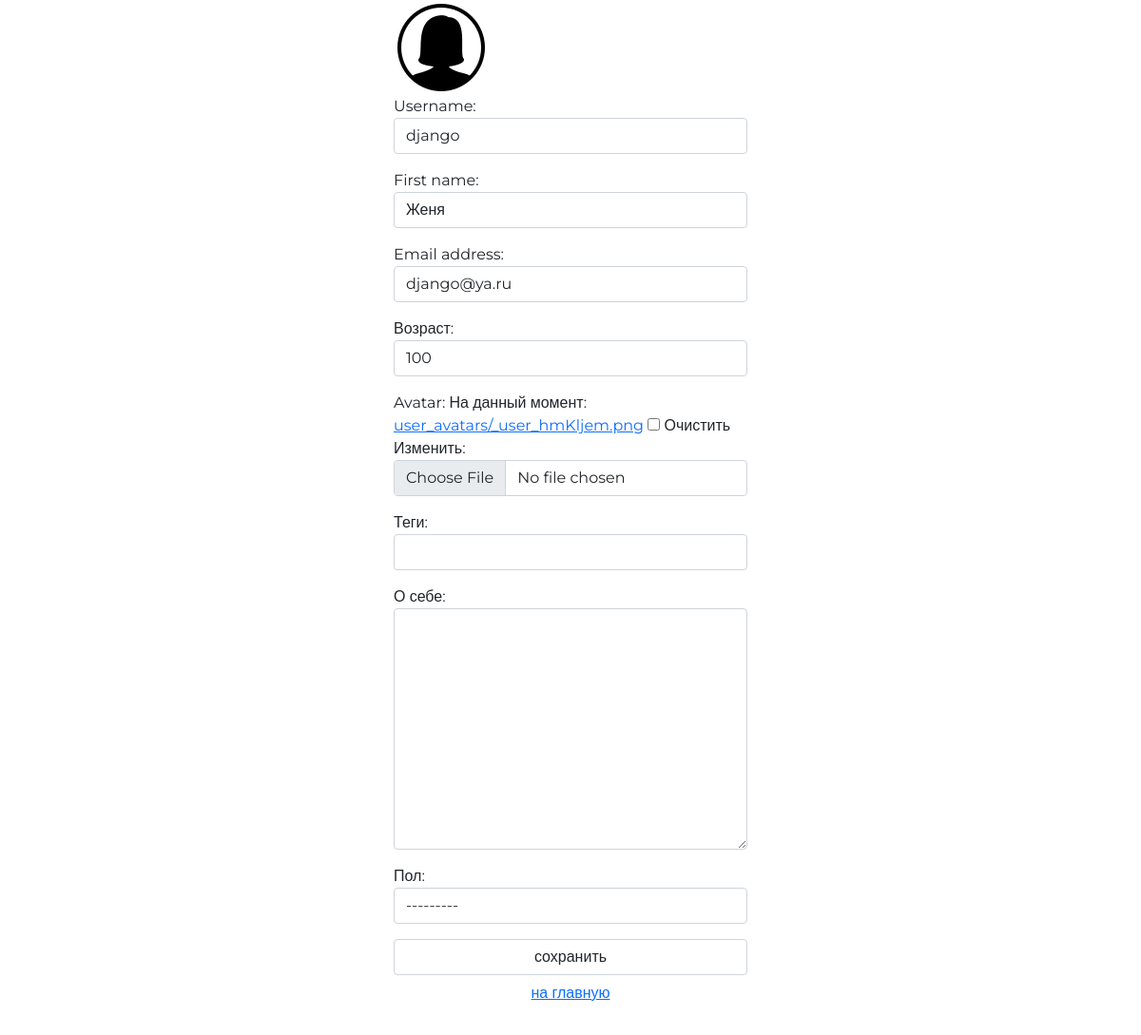
/auth/user/profile/ (signed in), run on the app's committed database.
### authapp/models.py (models this page shows, shortened)
class ShopUser(AbstractUser):
    avatar = models.ImageField(upload_to='user_avatars', blank=True)
    age = models.PositiveIntegerField(verbose_name='возраст', default=18)
    activation_key = models.CharField(max_length=128, blank=True)
    activation_key_created = models.DateTimeField(auto_now_add=True, blank=True, null=True)

### authapp/views.py (the view)
# urls.py: path('user/profile/', authapp.edit, name='edit'),
def edit(request):
    if request.method == 'POST':
        edit_form = ShopUserEditForm(request.POST, request.FILES, instance=request.user)
        profile_form = ShopUserProfileEditForm(request.POST, instance=request.user.shopuserprofile)
        if edit_form.is_valid() and profile_form.is_valid():
            edit_form.save()
            return HttpResponseRedirect(reverse('auth:edit'))
    else:
        edit_form = ShopUserEditForm(instance=request.user)
        profile_form = ShopUserProfileEditForm(instance=request.user.shopuserprofile)
    context = {
        'page_title': 'редактирование',
        'edit_form': edit_form,
        'profile_form': profile_form,
    }
    return render(request, 'authapp/edit.html', context)

### authapp/forms.py
class ShopUserEditForm(AgeValidationMixin, UserChangeForm):
    class Meta:
        model = get_user_model()
        fields = ('username', 'first_name', 'email', 'age', 'avatar', 'password')
    def __init__(self, *args, **kwargs):
        super().__init__(*args, **kwargs)
        for field_name, field in self.fields.items():
            field.widget.attrs['class'] = 'form-control'
            field.help_text = ''
            if field_name == 'password':
                field.widget = forms.HiddenInput()

class ShopUserProfileEditForm(forms.ModelForm):
    class Meta:
        model = ShopUserProfile
        fields = ('tagline', 'aboutMe', 'gender')
    def __init__(self, *args, **kwargs):
        super().__init__(*args, **kwargs)
        for field_name, field in self.fields.items():
            field.widget.attrs['class'] = 'form-control'

### mainapp/context_processors.py (called while the page is built)
def categories(request):
    return {
        'categories': ProductCategory.objects.all()
    }

### authapp/templates/authapp/edit.html (shortened to what this page needs)
{% extends 'authapp/base.html' %}
{% load static %}
{% block content %}
    <div class="col-4 mx-auto">
        <div class="row">
            <div class="user_avatar">
                <img src="/media/{{ user.avatar }}" class="rounded-circle">
            </div>
        </div>
        <div class="row">
            <form class="form-horizontal" action="{% url 'auth:edit' %}" method="post" enctype="multipart/form-data">
                {{ edit_form.as_p }}
                {{ profile_form.as_p }}
                <input class="form-control" type="submit" value="сохранить">
            </form>
            <div class="btn btn-round form-control last">
                <a href="{% url 'index' %}" class="">
                    на главную
                </a>
            </div>
        </div>
    </div>
{% endblock %}

### geekshop/static/style.css (style rules this page uses)
* { margin: 0; padding: 0; }
body { font-family: 'Montserrat', sans-serif; }
html, body { height: 100%; }
.btn { margin-bottom: 25px; }

### data on the page
ShopUser: avatar (picture), username "django", first_name "Женя", email "django@ya.ru", age "100"
